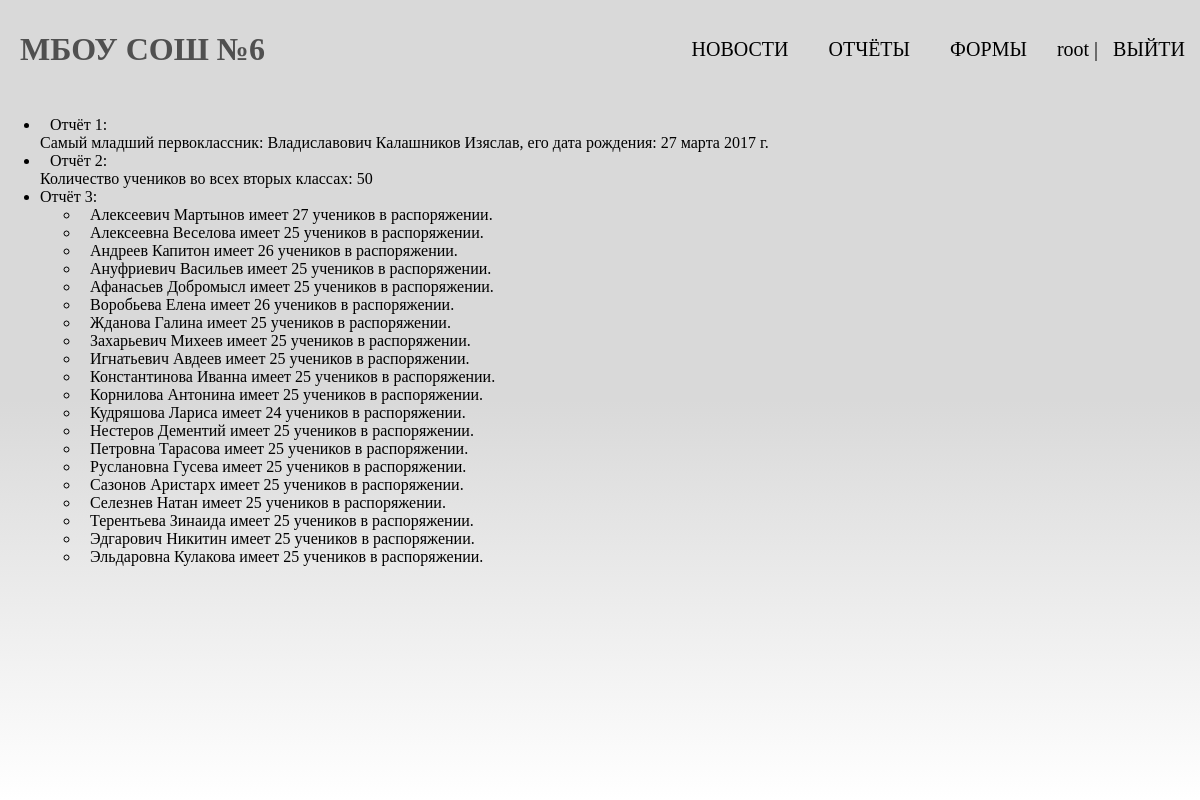
/reports/ (signed in), run on the app's committed database.
### mainSchool/models.py (models this page shows, shortened)
class Students(models.Model):
    auth = models.OneToOneField(User, on_delete=models.CASCADE, default=None, unique=True, related_name="student",
                                verbose_name='Логин', blank=True, null=True)
    second_name = models.CharField(max_length=50, verbose_name='Фамилия')
    name = models.CharField(max_length=50, verbose_name='Имя')
    last_name = models.CharField(max_length=50, blank=True, null=True, verbose_name='Отчество')
    birthday = models.DateField(verbose_name='Дата рождения')
    study_class = models.ForeignKey(StudyClasses, on_delete=models.SET_NULL, null=True, related_name="students",
                                    verbose_name="Класс")
    class Meta:
        verbose_name = 'Учащийся'
        verbose_name_plural = 'Учащиеся'

class Teachers(models.Model):
    auth = models.OneToOneField(User, on_delete=models.CASCADE, default=None, unique=True, verbose_name='Логин',
                                blank=True, null=True)
    second_name = models.CharField(max_length=50, verbose_name='Фамилия')
    name = models.CharField(max_length=50, verbose_name='Имя')
    last_name = models.CharField(max_length=50, blank=True, verbose_name='Отчество')
    birthday = models.DateField(verbose_name="Дата рождения")
    supervisor = models.BooleanField(default=False, verbose_name='Суперпользователь(1 / 0)')
    class Meta:
        verbose_name = 'Учитель'
        verbose_name_plural = 'Учителя'

### mainSchool/views.py (the view)
# urls.py: path('reports/', views.reports, name='reports'),
def reports(request):
    earliest_birthday = Students.objects.filter(study_class__class_name__regex=r"1\w{1}").aggregate(
        birthday=Max("birthday"))
    earliest_birthday_first_class_guy = Students.objects.get(birthday=earliest_birthday['birthday'])
    count_guys_in_second_classes = (Students.objects.filter(study_class__class_name__regex=r"2\w{1}")
                                    .aggregate(count=Count("pk")))
    teachers_students = StudyClasses.objects.values('teacher__second_name', 'teacher__name',
                                                    'teacher__last_name').annotate(total=Count('students'))
    data = {'title': 'Отчёты',
            'young': earliest_birthday_first_class_guy,
            'count_guys_in_second_classes': count_guys_in_second_classes['count'],
            'teachers_students': teachers_students,
            }
    return render(request, 'mainSchool/reports.html', context=data)

### users/context_processors.py (called while the page is built)
def get_school_context(request):
    return {'nav_menu': menu}

### mainSchool/templates/mainSchool/reports.html
{% extends 'base-nav.html' %}
{% block content %}
<ul>
<li>Отчёт 1: <br>Самый младший первоклассник: {{ young.second_name }} {{ young.name }} {{ young.last_name }}, его дата рождения: {{ young.birthday }}</li>
<li>Отчёт 2: <br>Количество учеников во всех вторых классах: {{ count_guys_in_second_classes }}</li>
<li>Отчёт 3: <br>
    <ul>
    {% for i in teachers_students %}
    <li>
        {{ i.teacher__second_name }} {{ i.teacher__name }} {{ teacher__last_name }} имеет {{ i.total }} учеников в распоряжении.
    </li>
    {% endfor %}
     </ul>
</li>
</ul>
{% endblock %}

### templates/base-nav.html (shortened to what this page needs)
{% load static %}
<!DOCTYPE html>
<html lang="en">
<head>
    <link rel="stylesheet" href="{% static 'mainSchool/css/index.css' %}" />
</head>
<body>
<div class="background"></div>
<div class="header">
    <h1><a href="{% url 'mainSchool:home' %}">МБОУ СОШ №6</a></h1>
    <nav>
        <ul>
            {% for n in nav_menu %}
            <li><a href="{% url n.slug %}">{{ n.name }}</a></li>
            {% endfor %}
            {% if user.is_authenticated %}
                {% if user.first_name %}
                    <li>{{ user.first_name }} | <a href="{% url 'users:logout' %}">ВЫЙТИ</a></li>
                {% else %}
                    <li>{{ user.username }} | <a href="{% url 'users:logout' %}">ВЫЙТИ</a></li>
                {% endif %}
            {% else %}
            <li><a href="{% url 'users:login' %}">ВОЙТИ</a></li>
            {% endif %}
        </ul>
    </nav>
</div>
{% block content %}
{% endblock %}
</body>
</html>

### mainSchool/static/mainSchool/css/index.css (style rules this page uses)
* { font-family: Verdana; }
body .background { background: linear-gradient(180deg, #D9D9D9, #D9D9D9, #FFFFFF); position: absolute; left: 0px; top: 0px; right: 0px; bottom: 0px; height: 100%; z-index: -1; }
.header { display: flex; justify-content: space-between; align-items: center; }
.header h1 { display: flex; }
.header nav { width: auto; flex-basis: 70%; }
.header ul { list-style-type: none; display: flex; justify-content: flex-end; }
.header li { margin: 0 5px; font-size: 20px; }
.header h1 a { text-decoration: none; color: #505050; padding: 10px; transition: 0.5s ease; border-radius: 10px; }
.header li a { text-decoration: none; color: black; padding: 10px; transition: 0.5s ease; border-radius: 10px; }
body { margin: 0px; text-indent: 10px; }

### data on the page
Students: second_name "Владиславович", name "Калашников", last_name "Изяслав", birthday "27 марта 2017 г."
Teachers: teacher__second_name "Алексеевич", teacher__name "Мартынов", total "27"
Teachers: teacher__second_name "Алексеевна", teacher__name "Веселова", total "25"
Teachers: teacher__second_name "Андреев", teacher__name "Капитон", total "26"
Teachers: teacher__second_name "Ануфриевич", teacher__name "Васильев", total "25"
Teachers: teacher__second_name "Афанасьев", teacher__name "Добромысл", total "25"
Teachers: teacher__second_name "Воробьева", teacher__name "Елена", total "26"
Teachers: teacher__second_name "Жданова", teacher__name "Галина", total "25"
Teachers: teacher__second_name "Захарьевич", teacher__name "Михеев", total "25"
Teachers: teacher__second_name "Игнатьевич", teacher__name "Авдеев", total "25"
Teachers: teacher__second_name "Константинова", teacher__name "Иванна", total "25"
Teachers: teacher__second_name "Корнилова", teacher__name "Антонина", total "25"
Teachers: teacher__second_name "Кудряшова", teacher__name "Лариса", total "24"
Teachers: teacher__second_name "Нестеров", teacher__name "Дементий", total "25"
Teachers: teacher__second_name "Петровна", teacher__name "Тарасова", total "25"
Teachers: teacher__second_name "Руслановна", teacher__name "Гусева", total "25"
Teachers: teacher__second_name "Сазонов", teacher__name "Аристарх", total "25"
Teachers: teacher__second_name "Селезнев", teacher__name "Натан", total "25"
Teachers: teacher__second_name "Терентьева", teacher__name "Зинаида", total "25"
Teachers: teacher__second_name "Эдгарович", teacher__name "Никитин", total "25"
Teachers: teacher__second_name "Эльдаровна", teacher__name "Кулакова", total "25"

### other printed values
{{ n.name }} "НОВОСТИ" "ОТЧЁТЫ" "ФОРМЫ"
{{ user.username }} "root"
{{ count_guys_in_second_classes }} "50"
